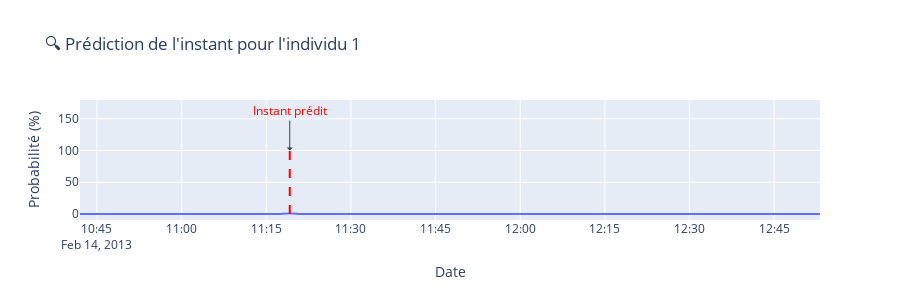

Source (notebook cell):
### Code cell
afficher_prediction(S, ST, idx=1)

### Figure 1 — Plotly figure (JSON) as saved in the notebook; plotly's stock layout.template omitted (floating-point values rounded to 4 significant figures; data arrays with more than 128 entries replaced by an {"elided": "..."} marker saying what was removed)
{"data": [{"hovertemplate": "Date=%{x}<br>Probabilité (%)=%{y}<extra></extra>", "legendgroup": "", "line": {"color": "#636efa", "dash": "solid"}, "marker": {"symbol": "circle"}, "mode": "lines", "name": "", "showlegend": false, "type": "scattergl", "x": {"elided": "7868 str values"}, "xaxis": "x", "y": {"elided": "7868 float values"}, "yaxis": "y"}], "layout": {"annotations": [{"arrowhead": 1, "ax": 0, "ay": -40, "font": {"color": "red"}, "showarrow": true, "text": "Instant prédit", "x": "2013-02-14T11:19:10", "y": 100}], "height": 300, "legend": {"tracegroupgap": 0}, "shapes": [{"line": {"color": "red", "dash": "dash"}, "type": "line", "x0": "2013-02-14T11:19:10", "x1": "2013-02-14T11:19:10", "y0": 0, "y1": 100}], "title": {"text": "🔍 Prédiction de l'instant pour l'individu 1"}, "xaxis": {"anchor": "y", "domain": [0, 1], "title": {"text": "Date"}}, "yaxis": {"anchor": "x", "domain": [0, 1], "title": {"text": "Probabilité (%)"}}}}
